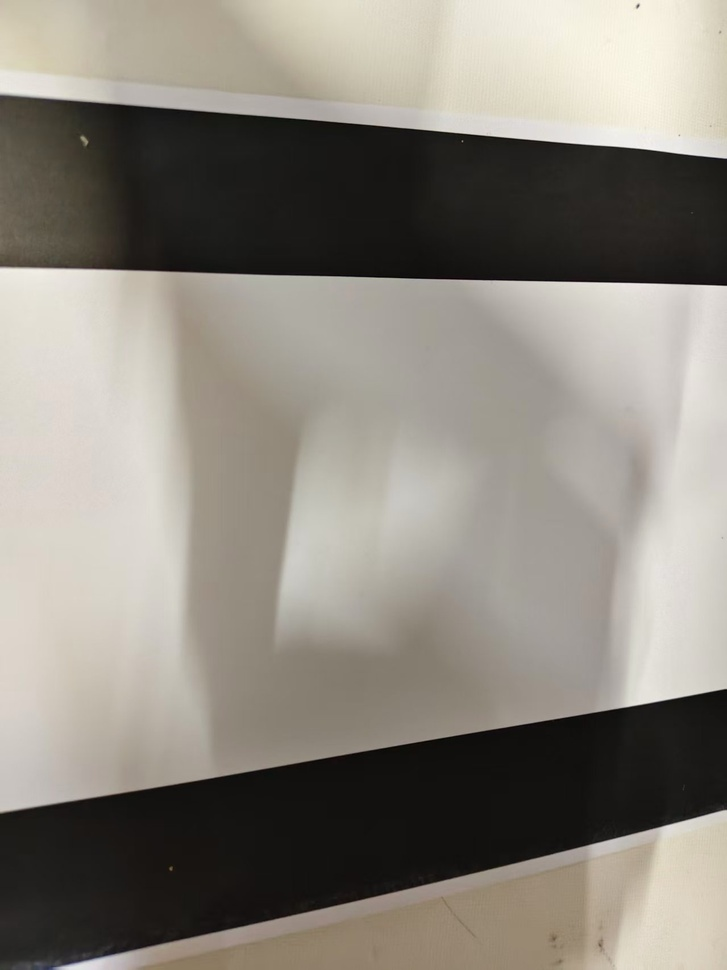
#> input picture trade_original_image.jpg, 727 x 970 px, shrunk from 1279 x 1706 before the run
$ python trajectory_recognition.py --image trade_original_image.jpg
#> lines starting #> are read from the running program, lines starting #| are printed output that depends on the picture; after the words box and inside, x2 and y2 are one past the last pixel; in counts of white or black regions, pixels touching at a corner belong together
#> in run, image is the input picture: shape (970, 727, 3); mean B, G, R 125.2, 134.1, 139.1
from __future__ import annotations

import argparse
import json
from dataclasses import dataclass, asdict
from pathlib import Path
from typing import List, Tuple

import cv2
import numpy as np


@dataclass
class BandRegion:
    x: int
    y: int
    w: int
    h: int
    area: int
    cx: float
    cy: float


@dataclass
class TrajectoryResult:
    image_width: int
    image_height: int
    image_center_x: float
    target_x: float
    lateral_error: float
    heading_angle_deg: float
    centerline_points: List[Tuple[int, int]]
    upper_inner_edge_points: List[Tuple[int, int]]
    lower_inner_edge_points: List[Tuple[int, int]]
    upper_inner_line: dict
    lower_inner_line: dict
    fitted_centerline_points: List[Tuple[int, int]]
    warped_upper_inner_line: dict
    warped_lower_inner_line: dict
    warped_centerline_points: List[Tuple[int, int]]
    upper_band: dict
    lower_band: dict


def ensure_dir(path: Path) -> None:
    path.mkdir(parents=True, exist_ok=True)


def preprocess(image: np.ndarray) -> tuple[np.ndarray, np.ndarray]:
    gray = cv2.cvtColor(image, cv2.COLOR_BGR2GRAY)
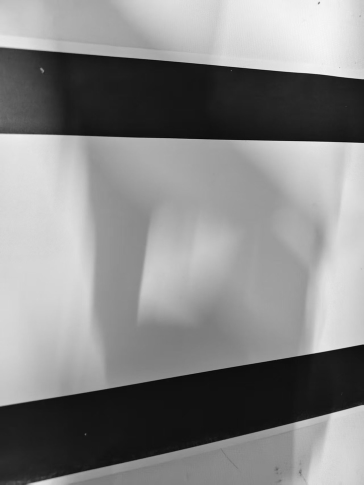
#> gray: shape (970, 727) (shown at 1/2 size); min 1, max 249, mean 134.6
    blur = cv2.GaussianBlur(gray, (7, 7), 0)

    _, binary_inv = cv2.threshold(blur, 90, 255, cv2.THRESH_BINARY_INV)
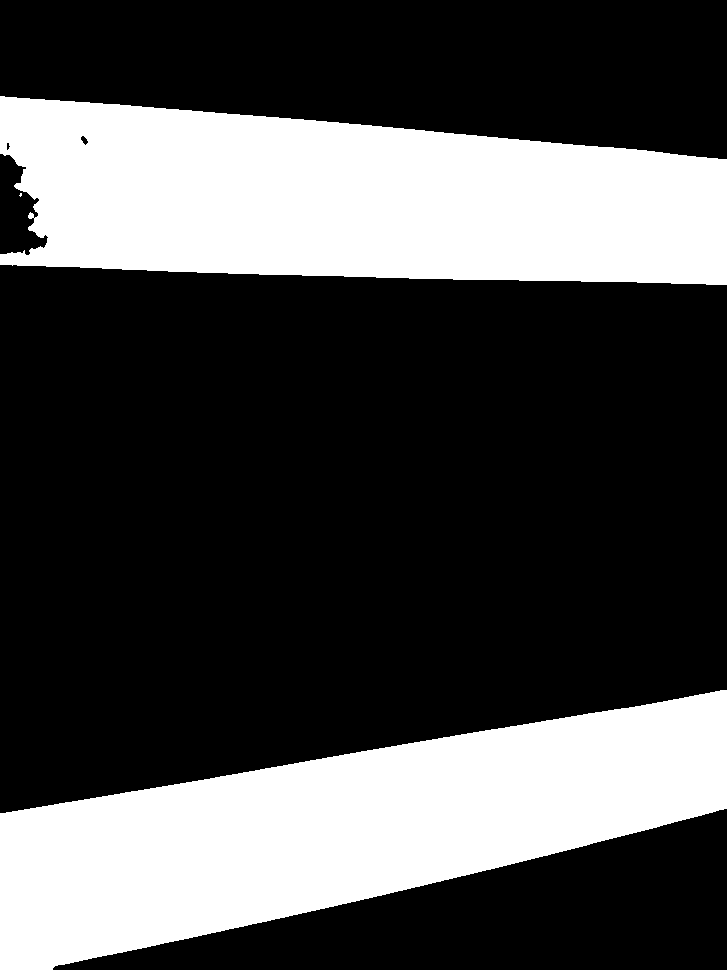
#> binary_inv: shape (970, 727); 30.1% white; 3 white regions (1 under 20 px), largest, box (x1, y1, x2, y2) and area: (0, 96, 727, 285) 106449, (0, 690, 727, 970) 105764

    kernel_close = cv2.getStructuringElement(cv2.MORPH_RECT, (31, 11))
    kernel_open = cv2.getStructuringElement(cv2.MORPH_RECT, (11, 5))
    mask = cv2.morphologyEx(binary_inv, cv2.MORPH_CLOSE, kernel_close)
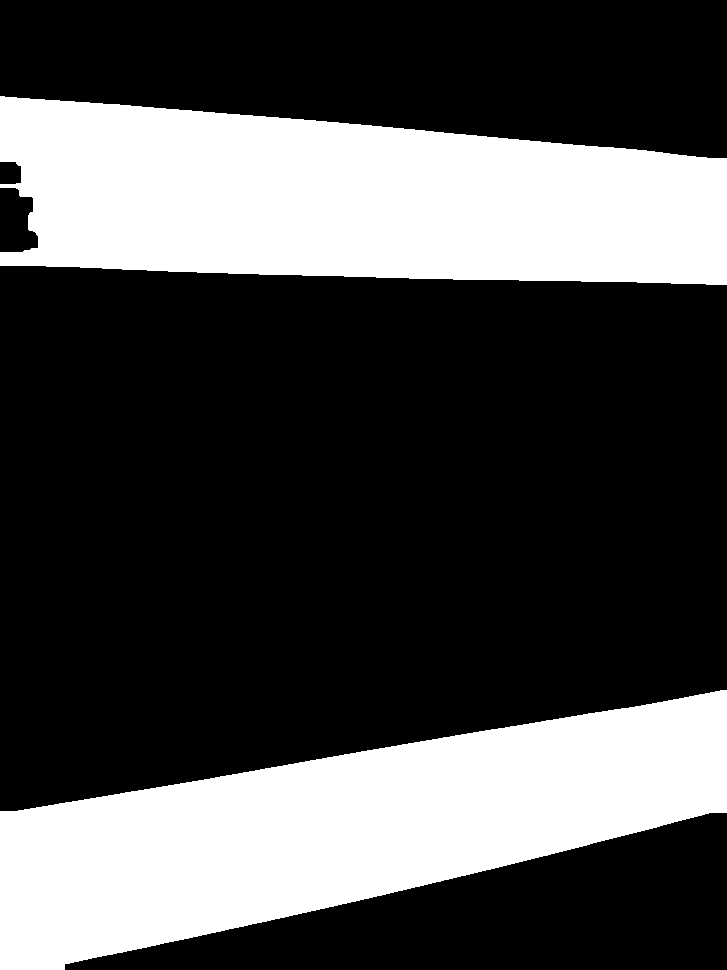
#> mask: shape (970, 727); 30.2% white; 2 white regions, box (x1, y1, x2, y2) and area: (0, 96, 727, 285) 106979, (0, 690, 727, 970) 105870
    mask = cv2.morphologyEx(mask, cv2.MORPH_OPEN, kernel_open)
#> mask: shape (970, 727); 30.2% white; 2 white regions, box (x1, y1, x2, y2) and area: (0, 97, 727, 285) 106910, (0, 690, 727, 970) 105870
    return gray, mask


def _find_row_segments(row_profile: np.ndarray, threshold: float, min_height: int) -> List[tuple[int, int]]:
    segments: List[tuple[int, int]] = []
    start: int | None = None
    for idx, value in enumerate(row_profile):
        if value >= threshold and start is None:
            start = idx
        elif value < threshold and start is not None:
            if idx - start >= min_height:
                segments.append((start, idx))
            start = None

    if start is not None and len(row_profile) - start >= min_height:
        segments.append((start, len(row_profile)))
    return segments


def detect_bands(mask: np.ndarray) -> List[BandRegion]:
    height, width = mask.shape
    x0 = int(width * 0.1)
    x1 = int(width * 0.9)
    roi = mask[:, x0:x1]
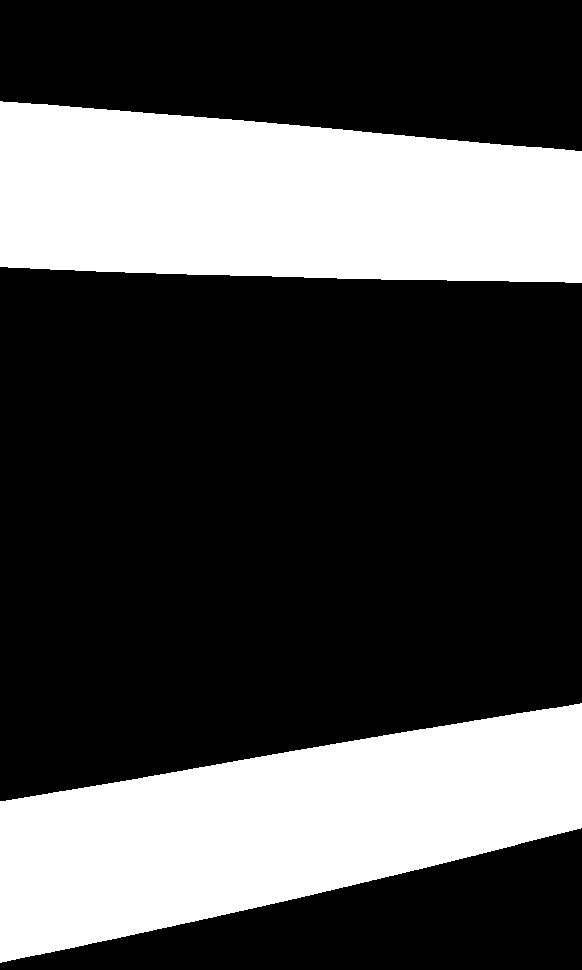
#> roi: shape (970, 582); 30.7% white; 2 white regions, box (x1, y1, x2, y2) and area: (0, 101, 582, 283) 87916, (0, 703, 582, 963) 85243
    row_profile = roi.mean(axis=1) / 255.0
#> row_profile = 970 values, max 1 at index 151, min 0 at index 0, mean 0.307
    min_height = max(24, int(height * 0.02))
#> (the rest of the program and of its run is left out)
